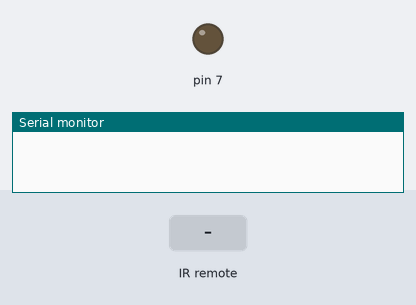
This sketch was run on a simulated Arduino Uno, built with avr-gcc and run on an emulated ATmega328P. Shown: output pins drawn as LEDs (lit = HIGH), the last lines printed to the serial monitor. Inputs (shaded band) come from the test bench.

Above: at 1.2 s.
1.3 s: infrared code 0xFFC23D received
At 1.6 s:
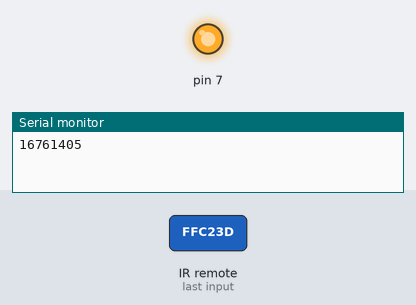
2.8 s: infrared code 0xFFFFFFFF received
At 4.0 s:
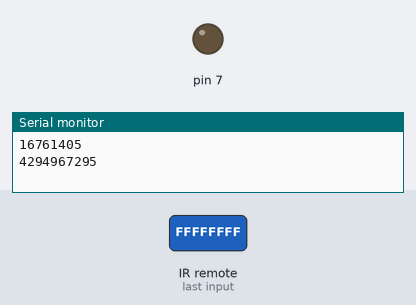
Timing chart, 0 to 5.8 s (numbered marks = the images above; inputs shaded):
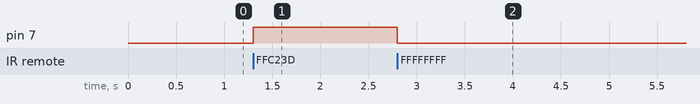

Measured:
- after the input at 1.3 s, pin 7: LOW → HIGH at once
- after the input at 2.8 s, pin 7: HIGH → LOW at once

The sketch:

remote_light.ino
```cpp
#include <IRremote.h>

#define NEXT 16754775
#define PREV 16769055
#define PLAY 16761405
#define STOP 4294967295


int receiver_IR = 10;

IRrecv remote(receiver_IR);
decode_results data_remote;

void setup() {
  remote.enableIRIn();
  pinMode(7, OUTPUT);
  Serial.begin(9600);
}

void loop() {
  if (remote.decode(&data_remote) == 1) {
    if (data_remote.value == PLAY) {
      digitalWrite(7, HIGH);
    } else if (data_remote.value == STOP) {
      digitalWrite(7, LOW);
    }
    Serial.println(data_remote.value);
    remote.resume();
  }

}
```
